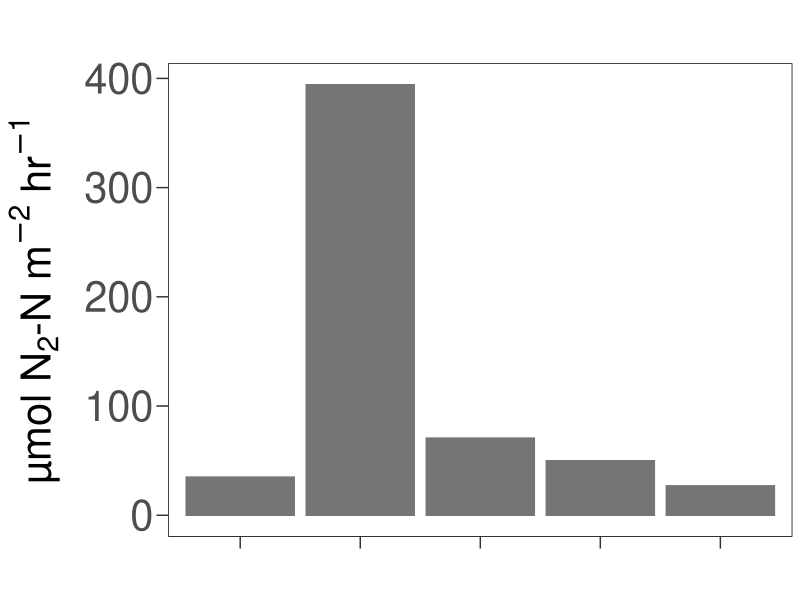
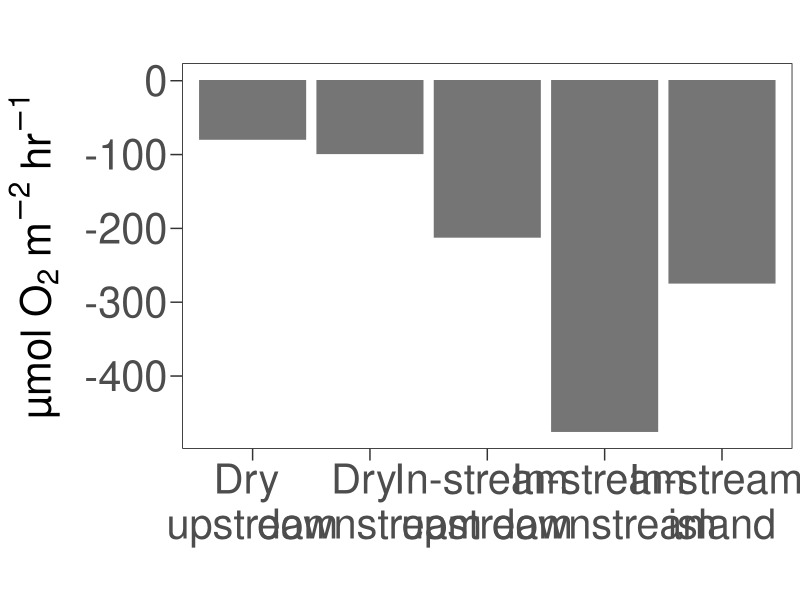
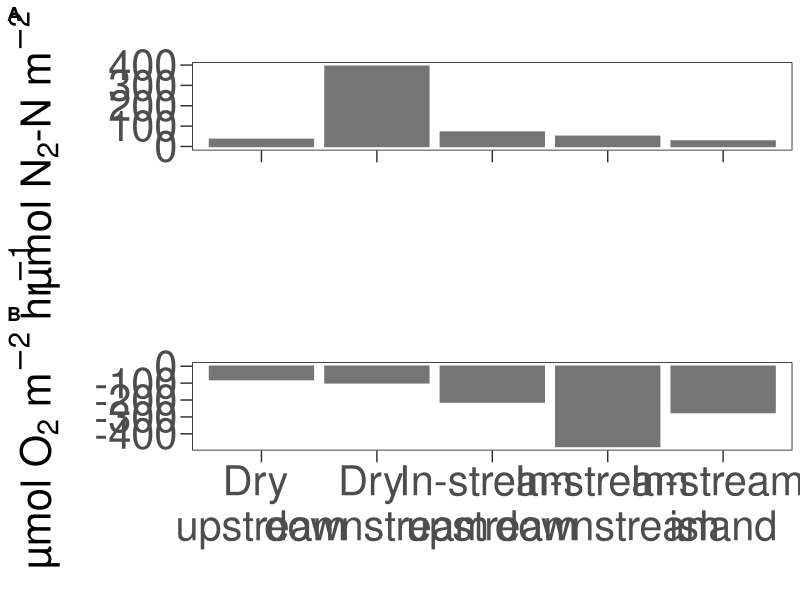

These charts were generated, in order, by the following R code: (Note: this script raises an error after producing the figures.)
## ---- chunk 1
knitr::opts_chunk$set(echo = TRUE)
rm(list=ls())
knitr::opts_knit$set(root.dir="~/GitHub/TownCreekWater/analyses/")
## ---- chunk 2
require("tidyverse")
require("ggpubr")
require("rstatix")
## ---- chunk 3
# From: http://www.cookbook-r.com/Graphs/Colors_(ggplot2)/

cbbPalette <- c("#000000", "#E69F00", "#56B4E9", "#009E73", "#F0E442", "#0072B2", "#D55E00", "#CC79A7")
## ---- chunk 4
SedSlurryFlux <- read.csv("../data/MIMS/Oct24/CalculatedSedSlurryFluxes.csv")

NetNratios <- read.csv("../data/MIMS/Oct24/NetNRatios.csv")
## ---- chunk 5
SedSlurryFlux$axis_labels <- factor(x = c("In-stream \nupstream", "In-stream \nisland", "In-stream \ndownstream", "Dry \nupstream", "Dry \ndownstream"), levels = c("Dry \nupstream", "Dry \ndownstream", "In-stream \nupstream", "In-stream \ndownstream", "In-stream \nisland"))
## ---- chunk 6
SedSlurryN.plot <- ggplot(data = SedSlurryFlux, aes(x=axis_labels, y=FinalFluxValue.umol.hr.m2._N)) +
  geom_bar(stat = "identity", position = position_dodge(), fill = "gray46", color = "gray46")+
  theme_bw() +
  #Remove plot grid lines
  theme(panel.grid.major = element_blank(), panel.grid.minor = element_blank()) + 
  #Set axis title and text properties, tick marks, and labels
  theme(text=element_text(size=30),axis.title=element_text(size=30,face="bold"),
          axis.text=element_text(size=30),  
          axis.title.y=element_text(margin=margin(r=10)),
          panel.border = element_rect(colour = "black",linetype=1),strip.text = element_text(size = 30), legend.position="right", legend.title = element_text(size=30), legend.text=element_text(size=30)) + 
          theme(axis.ticks.length=unit(0.3,"cm")) + 
          labs(x = "", y = expression(paste("µmol N"[2],"-N m"^{-2}," hr"^{-1})), title="") +
  theme(rect=element_rect(fill="transparent"))+
  theme(plot.background = element_rect(color=NA))+
  theme(axis.text.x = element_blank())

SedSlurryN.plot
## ---- chunk 7
SedSlurryO2.plot <- ggplot(data = SedSlurryFlux, aes(x=axis_labels, y=FinalFluxValue.umol.hr.m2._O2)) +
  geom_bar(stat = "identity", position = position_dodge(), fill = "gray46", color = "gray46")+
  theme_bw() +
  #Remove plot grid lines
  theme(panel.grid.major = element_blank(), panel.grid.minor = element_blank()) + 
  #Set axis title and text properties, tick marks, and labels
  theme(text=element_text(size=30),axis.title=element_text(size=30,face="bold"),
          axis.text=element_text(size=30),  
          axis.title.y=element_text(margin=margin(r=10)),
          panel.border = element_rect(colour = "black",linetype=1),strip.text = element_text(size = 30), legend.position="right", legend.title = element_text(size=30), legend.text=element_text(size=30)) + 
          theme(axis.ticks.length=unit(0.3,"cm")) + 
          labs(x = "", y = expression(paste("µmol O"[2]," m"^{-2}," hr"^{-1})), title="") +
  theme(rect=element_rect(fill="transparent"))+
  theme(plot.background = element_rect(color=NA))

SedSlurryO2.plot
## ---- chunk 8
# 2 panel figure, pre-post on the left, all groups on the right
MIMS_2panel.plot <- ggarrange(SedSlurryN.plot, SedSlurryO2.plot, ncol = 1, nrow = 2, legend = "none", align = "hv", labels = c("A", "B"))

MIMS_2panel.plot

ggsave("../figures/MIMS_SedSlurry_2Panel.png", plot=MIMS_2panel.plot, device="png", path=NULL, scale=1, width=15, height=12, dpi=600, limitsize=TRUE, bg="white")

# FIX WITH LARGER TEXT
## ---- chunk 9
# test for extreme outliers:
Outliers <- NetNratios %>%
  identify_outliers(NetNratio)

  # two outliers, but not extreme, so passes assumption.

# test normality:
NetNratios %>%
  shapiro_test(NetNratio)
  # Not normally distributed

  # QQ plot:
ggqqplot(NetNratios, "NetNratio")

# Not normal, so use Wilcoxon-Rank Sum test:
NetN_vs_1_Wilcox <- wilcox.test(NetNratios$NetNratio, alternative = "two.sided", mu = 1, paired = F, data = NetNratios)
  # maintain null hypothesis that NetN ratio = 1 (neither net denitrifying nor N-fixing)

# Subset for upstream:
NetN_vs_1_Wilcox_upstream <- wilcox.test(NetNratios$NetNratio, alternative = "two.sided", mu = 1, paired = F, data = NetNratios[1:9,])
  # maintain null hypothesis that NetN ratio = 1 (neither net denitrifying nor N-fixing)

# Subset for downstream:
NetN_vs_1_Wilcox_downstream <- wilcox.test(NetNratios$NetNratio, alternative = "two.sided", mu = 1, paired = F, data = NetNratios[10:18,])
  # maintain null hypothesis that NetN ratio = 1 (neither net denitrifying nor N-fixing)
